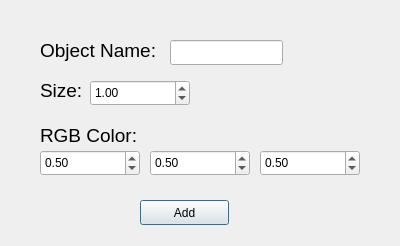
<?xml version="1.0" encoding="UTF-8"?>
<ui version="4.0">
 <class>AddCube</class>
 <widget class="QDialog" name="AddCube">
  <property name="geometry">
   <rect>
    <x>0</x>
    <y>0</y>
    <width>400</width>
    <height>246</height>
   </rect>
  </property>
  <property name="contextMenuPolicy">
   <enum>Qt::NoContextMenu</enum>
  </property>
  <property name="windowTitle">
   <string>Add Cube</string>
  </property>
  <widget class="QPushButton" name="addCube">
   <property name="geometry">
    <rect>
     <x>140</x>
     <y>200</y>
     <width>89</width>
     <height>25</height>
    </rect>
   </property>
   <property name="text">
    <string>Add</string>
   </property>
  </widget>
  <widget class="QDoubleSpinBox" name="size">
   <property name="geometry">
    <rect>
     <x>90</x>
     <y>80</y>
     <width>100</width>
     <height>26</height>
    </rect>
   </property>
   <property name="minimum">
    <double>-9990.000000000000000</double>
   </property>
   <property name="maximum">
    <double>9999.989999999999782</double>
   </property>
   <property name="value">
    <double>1.000000000000000</double>
   </property>
  </widget>
  <widget class="QLabel" name="label_2">
   <property name="geometry">
    <rect>
     <x>40</x>
     <y>70</y>
     <width>51</width>
     <height>41</height>
    </rect>
   </property>
   <property name="font">
    <font>
     <pointsize>14</pointsize>
    </font>
   </property>
   <property name="text">
    <string>Size:</string>
   </property>
  </widget>
  <widget class="QDoubleSpinBox" name="B">
   <property name="geometry">
    <rect>
     <x>260</x>
     <y>150</y>
     <width>100</width>
     <height>26</height>
    </rect>
   </property>
   <property name="minimum">
    <double>0.000000000000000</double>
   </property>
   <property name="maximum">
    <double>1.000000000000000</double>
   </property>
   <property name="singleStep">
    <double>0.100000000000000</double>
   </property>
   <property name="value">
    <double>0.500000000000000</double>
   </property>
  </widget>
  <widget class="QLabel" name="label_3">
   <property name="geometry">
    <rect>
     <x>40</x>
     <y>120</y>
     <width>171</width>
     <height>31</height>
    </rect>
   </property>
   <property name="font">
    <font>
     <pointsize>14</pointsize>
    </font>
   </property>
   <property name="text">
    <string>RGB Color:</string>
   </property>
  </widget>
  <widget class="QDoubleSpinBox" name="R">
   <property name="geometry">
    <rect>
     <x>40</x>
     <y>150</y>
     <width>100</width>
     <height>26</height>
    </rect>
   </property>
   <property name="minimum">
    <double>0.000000000000000</double>
   </property>
   <property name="maximum">
    <double>1.000000000000000</double>
   </property>
   <property name="singleStep">
    <double>0.100000000000000</double>
   </property>
   <property name="value">
    <double>0.500000000000000</double>
   </property>
  </widget>
  <widget class="QDoubleSpinBox" name="G">
   <property name="geometry">
    <rect>
     <x>150</x>
     <y>150</y>
     <width>100</width>
     <height>26</height>
    </rect>
   </property>
   <property name="minimum">
    <double>0.000000000000000</double>
   </property>
   <property name="maximum">
    <double>1.000000000000000</double>
   </property>
   <property name="singleStep">
    <double>0.100000000000000</double>
   </property>
   <property name="value">
    <double>0.500000000000000</double>
   </property>
  </widget>
  <widget class="QLineEdit" name="id_input">
   <property name="geometry">
    <rect>
     <x>170</x>
     <y>40</y>
     <width>113</width>
     <height>25</height>
    </rect>
   </property>
  </widget>
  <widget class="QLabel" name="label_4">
   <property name="geometry">
    <rect>
     <x>40</x>
     <y>30</y>
     <width>141</width>
     <height>41</height>
    </rect>
   </property>
   <property name="font">
    <font>
     <pointsize>14</pointsize>
    </font>
   </property>
   <property name="text">
    <string>Object Name:</string>
   </property>
  </widget>
 </widget>
 <resources/>
 <connections/>
</ui>
